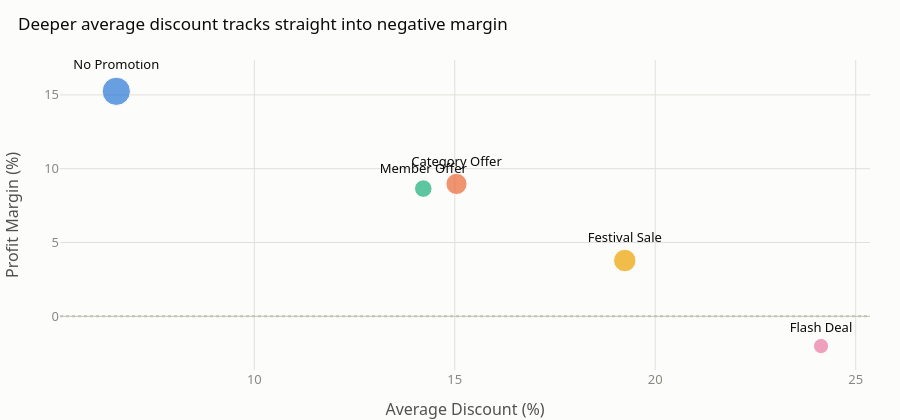

Write notebook code for a chart like this one.
### Code cell
fig = px.scatter(promo.reset_index(), x="Avg_Discount", y="Margin_Pct", size="Revenue",
                  text="Promotion_Type", color="Promotion_Type",
                  color_discrete_sequence=CATEGORICAL,
                  title="Deeper average discount tracks straight into negative margin")
fig.update_traces(textposition="top center")
fig.add_hline(y=0, line_color=INK["axis"], line_dash="dot")
fig.update_layout(xaxis_title="Average Discount (%)", yaxis_title="Profit Margin (%)", showlegend=False)
finalize(fig, height=420).show()

### Figure 1 — Plotly figure (JSON) as saved in the notebook; plotly's stock layout.template omitted (floating-point values rounded to 4 significant figures)
{"data": [{"hovertemplate": "Promotion_Type=%{text}<br>Avg_Discount=%{x}<br>Margin_Pct=%{y}<br>Revenue=%{marker.size}<extra></extra>", "legendgroup": "No Promotion", "marker": {"color": "#2a78d6", "size": [45650000.0], "sizemode": "area", "sizeref": 114100.0, "symbol": "circle"}, "mode": "markers+text", "name": "No Promotion", "orientation": "v", "showlegend": true, "text": ["No Promotion"], "textposition": "top center", "type": "scatter", "x": [6.557], "xaxis": "x", "y": [15.24], "yaxis": "y"}, {"hovertemplate": "Promotion_Type=%{text}<br>Avg_Discount=%{x}<br>Margin_Pct=%{y}<br>Revenue=%{marker.size}<extra></extra>", "legendgroup": "Category Offer", "marker": {"color": "#eb6834", "size": [25660000.0], "sizemode": "area", "sizeref": 114100.0, "symbol": "circle"}, "mode": "markers+text", "name": "Category Offer", "orientation": "v", "showlegend": true, "text": ["Category Offer"], "textposition": "top center", "type": "scatter", "x": [15.04], "xaxis": "x", "y": [8.967], "yaxis": "y"}, {"hovertemplate": "Promotion_Type=%{text}<br>Avg_Discount=%{x}<br>Margin_Pct=%{y}<br>Revenue=%{marker.size}<extra></extra>", "legendgroup": "Member Offer", "marker": {"color": "#1baf7a", "size": [17600000.0], "sizemode": "area", "sizeref": 114100.0, "symbol": "circle"}, "mode": "markers+text", "name": "Member Offer", "orientation": "v", "showlegend": true, "text": ["Member Offer"], "textposition": "top center", "type": "scatter", "x": [14.21], "xaxis": "x", "y": [8.653], "yaxis": "y"}, {"hovertemplate": "Promotion_Type=%{text}<br>Avg_Discount=%{x}<br>Margin_Pct=%{y}<br>Revenue=%{marker.size}<extra></extra>", "legendgroup": "Festival Sale", "marker": {"color": "#eda100", "size": [28730000.0], "sizemode": "area", "sizeref": 114100.0, "symbol": "circle"}, "mode": "markers+text", "name": "Festival Sale", "orientation": "v", "showlegend": true, "text": ["Festival Sale"], "textposition": "top center", "type": "scatter", "x": [19.24], "xaxis": "x", "y": [3.778], "yaxis": "y"}, {"hovertemplate": "Promotion_Type=%{text}<br>Avg_Discount=%{x}<br>Margin_Pct=%{y}<br>Revenue=%{marker.size}<extra></extra>", "legendgroup": "Flash Deal", "marker": {"color": "#e87ba4", "size": [13110000.0], "sizemode": "area", "sizeref": 114100.0, "symbol": "circle"}, "mode": "markers+text", "name": "Flash Deal", "orientation": "v", "showlegend": true, "text": ["Flash Deal"], "textposition": "top center", "type": "scatter", "x": [24.14], "xaxis": "x", "y": [-2.014], "yaxis": "y"}], "layout": {"height": 420, "legend": {"itemsizing": "constant", "orientation": "h", "title": {"text": "Promotion_Type"}, "tracegroupgap": 0, "x": 0, "xanchor": "left", "y": 1.02, "yanchor": "bottom"}, "shapes": [{"line": {"color": "#c3c2b7", "dash": "dot"}, "type": "line", "x0": 0, "x1": 1, "xref": "x domain", "y0": 0, "y1": 0, "yref": "y"}], "showlegend": false, "title": {"text": "Deeper average discount tracks straight into negative margin"}, "xaxis": {"anchor": "y", "domain": [0.0, 1.0], "title": {"text": "Average Discount (%)"}}, "yaxis": {"anchor": "x", "domain": [0.0, 1.0], "title": {"text": "Profit Margin (%)"}}}}
